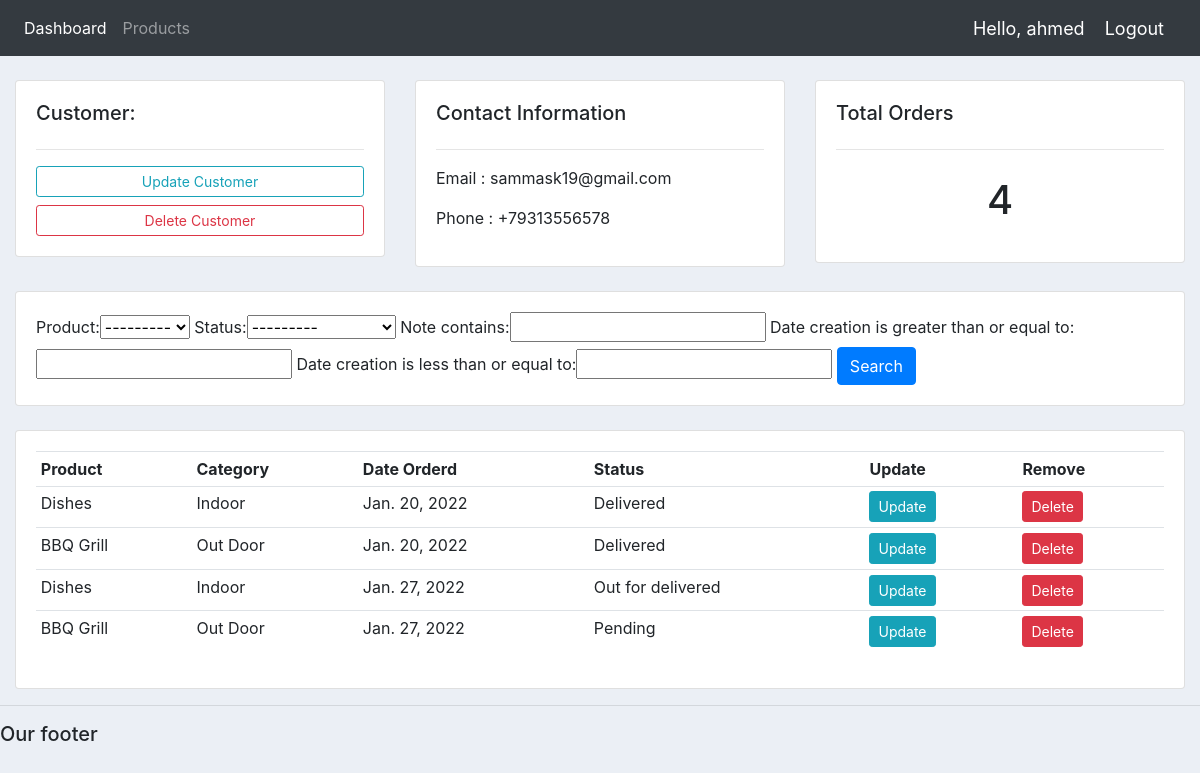
The app's page /customers/1 (signed in) with its own data.
### accounts/models.py (models this page shows, shortened)
class Customer(models.Model):
    user = models.OneToOneField(User,null=True,blank = True ,on_delete=models.CASCADE)
    name = models.CharField(max_length=100,null=True)
    phone = models.CharField(max_length=100,null=True)
    email = models.EmailField(null=True)
    profile_pic = models.ImageField(default = 'profile1.png',null= True,blank = True)
    date_creation = models.DateField(auto_now_add=True,null=True)

class Order(models.Model):
    STATUS = (
        ("Pending","Pending"),
        ("Out for delivered", "Out for delivered"),
        ("Delivered", "Delivered"),
    )
    customer = models.ForeignKey(Customer,related_name="orders",null=True,on_delete=models.CASCADE)
    product = models.ForeignKey(Product, related_name="orders", null=True, on_delete=models.CASCADE)
    date_creation = models.DateField(auto_now_add=True,null=True)
    status = models.CharField(max_length=100, null=True,choices=STATUS)
    note = models.CharField(max_length=20,null=True)

class Product(models.Model):
    CATEGORY =(
        ("Indoor","Indoor"),
        ("Out Door","Out Door"),
    )
    name = models.CharField(max_length=100, null=True)
    price = models.FloatField(null=True)
    category = models.CharField(max_length=100, null=True,choices=CATEGORY)
    description = models.CharField(max_length=200, null=True,blank=True)
    date_creation = models.DateField(auto_now_add=True,null=True)
    tags = models.ManyToManyField(Tag)
    def __str__(self) -> str:
        return self.name

### accounts/decorators.py (the view)
        def wrapper_func(request, *args, **kwargs):
            group = None
            if request.user.groups.exists():
                group = request.user.groups.all()[0].name
            if group in allowed_roles:
                return view_func(request, *args, **kwargs)
            else:
                return HttpResponse("You are not allowed here")

### accounts/views.py (called while the page is built)
@login_required(login_url="login")
@allowed_users(allowed_roles=['admin'])
def customers(request,pk):
    customer = Customer.objects.get(id=pk)
    orders = Order.objects.filter(customer__id=pk) # customer.orders.all() один хуй
    total_orders = orders.count()
    myFilter = OrderFilter(request.GET,queryset=orders)
    orders = myFilter.qs
    context = {
        "customer": customer,
        "orders": orders,
        "total_orders": total_orders,
        "myFilter":myFilter
    }
    return render(request, "accounts/customer.html",context = context)

### accounts/templates/accounts/customer.html
{%  extends 'accounts/main.html' %}
{% block content %}
	<br>
<div class="row">
	<div class="col-md">
		<div class="card card-body">
			<h5>Customer:</h5>
			<hr>
			<a class="btn btn-outline-info  btn-sm btn-block" href="">Update Customer</a>
			<a class="btn btn-outline-danger  btn-sm btn-block" href="">Delete Customer</a>
		</div>
	</div>
	<div class="col-md">
		<div class="card card-body">
			<h5>Contact Information</h5>
			<hr>
			<p>Email : {{customer.email}}</p>
			<p>Phone : {{customer.phone}}</p>
		</div>
	</div>
	<div class="col-md">
		<div class="card card-body">
			<h5>Total Orders</h5>
			<hr>
			<h1 style="text-align: center;padding: 10px">{{total_orders}}</h1>
		</div>
	</div>
</div>
<br>
<div class="row">
	<div class="col">
		<div class="card card-body">
			<form method="get">
				{{ myFilter.form}}
		    <button class="btn btn-primary" type="submit">Search</button>
		  </form>
		</div>
	</div>
</div>
<br>
<div class="row">
	<div class="col-md">
		<div class="card card-body">
			<table class="table table-sm">
				<tr>
					<th>Product</th>
					<th>Category</th>
					<th>Date Orderd</th>
					<th>Status</th>
					<th>Update</th>
					<th>Remove</th>
				</tr>
				{% for order in orders %}
				<tr>
					<td>{{order.product}}</td>
					<td>{{order.product.category}}</td>
					<td>{{order.date_creation}}</td>
					<td>{{order.status}}</td>
					<td><a class = "btn btn-sm btn-info" href="{% url 'update-order' order.id %}">Update</a></td>
					<td><a class = "btn btn-sm btn-danger" href="{% url 'delete-order' order.id %}">Delete</a></td>
				</tr>
				{% endfor %}
			</table>
		</div>
	</div>
</div>
{% endblock %}

### accounts/templates/accounts/navbar.html (shortened to what this page needs)
{% load static %}
<nav class="navbar navbar-expand-lg navbar-dark bg-dark">
  <div class="collapse navbar-collapse" id="navbarNav">
    <ul class="navbar-nav">
      {% if request.user.is_staff %}
      <li class="nav-item active">
        <a class="nav-link" href="{% url 'home'%}">Dashboard</a>
      </li>
      <li class="nav-item">
        <a class="nav-link" href="{% url 'products' %}">Products</a>
      </li>
      {% else %}
      <li class="nav-item">
        <a href="{% url 'account' %}" class="nav-link">Settings</a>
      </li>
      {% endif %}
    </ul>
  </div>
  <span class="hello-msg">Hello, {{request.user.username}}</span>
  <span><a class="hello-msg" href="{% url 'logout' %}">Logout</a></span>
</nav>

### static/css/main.css (style rules this page uses)
body { background-color: #ebeff5; }

### accounts/templates/accounts/navbar.html (style rules this page uses)
.hello-msg { font-size: 18px; color: #fff; margin-right: 20px; }

### records on screen
Customer: email "sammask19@gmail.com", phone "+79313556578"
Order: product "Dishes", product.category "Indoor", date_creation "Jan. 20, 2022", status "Delivered"
Order: product "BBQ Grill", product.category "Out Door", date_creation "Jan. 20, 2022", status "Delivered"
Order: product "Dishes", product.category "Indoor", date_creation "Jan. 27, 2022", status "Out for delivered"
Order: product "BBQ Grill", product.category "Out Door", date_creation "Jan. 27, 2022", status "Pending"

### other values on screen
{{ request.user.username }} "ahmed"
{{ total_orders }} "4"
